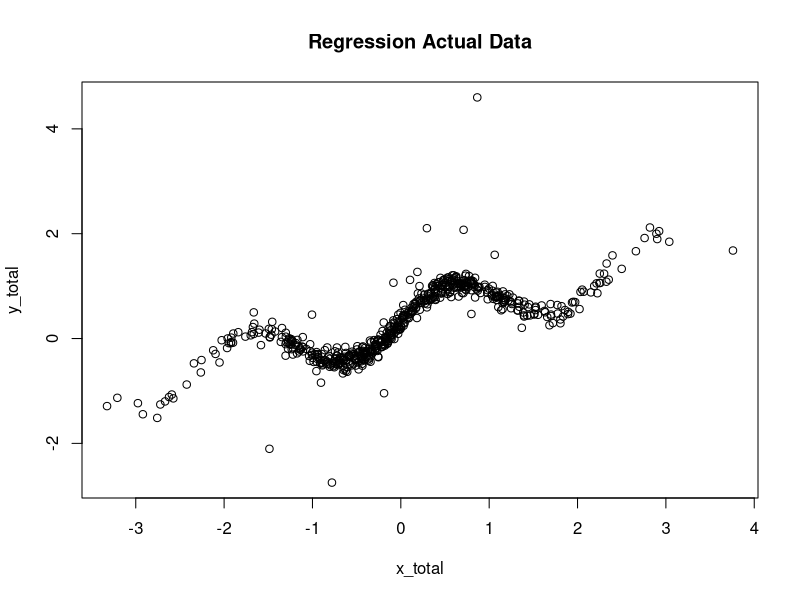

This chart was generated by the following R code:

alpha_true <- 3
rho_true <- 5.5
sigma_true <- 0.1
mu = c()


set.seed(34526)

# data 
N <- 600
x_total <- rnorm(N, 0, 1)
x_total

y_total <- rep(0, N)
length(y_total)
prob_samples = c(rep(0.1, N*0.95), rep(1, N*0.05))

for (i in 1:length(x_total)){
  pos <- x_total[i]
  sigma <- sample(prob_samples, size = 1, replace = FALSE)
  mui <- 0.3+0.4*pos+0.5*sin(2.7*pos)
  mu[i] <- mui
  y_total[i] <- rnorm(1, mui, sigma)
}

plot(x_total, y_total, main = "Regression Actual Data")
simu_data <- list(alpha=alpha_true, rho=rho_true, sigma=sigma_true,
                  mu = mu, N=N, x=x_total, f=y_total)







